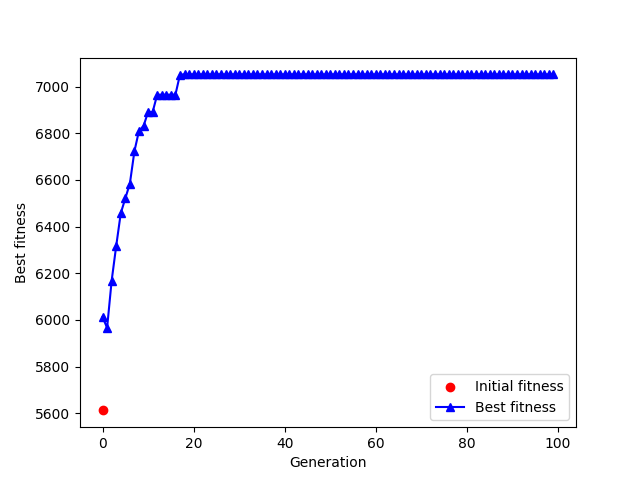

This figure's Python source:
# Born: 2023-11-20
# Update: 2023-11-25
# Dylan
# Genetic algorithm for backpack problem

import random
import numpy as np
import matplotlib.pyplot as plt

random.seed(2023)

# Parameters
n = 70  # Number of items
w_max = 100  # Weight capacity of backpack
m = 100  # Number of chromosomes or solutions
p = 0.5  # Probability of mutation
t_max = 100  # Number of generations

# Generate random items
items = np.zeros((n, 2))
for i in range(n):
    items[i, 0] = random.randint(1, 5)  # Weight
    items[i, 1] = random.randint(100, 200)  # Value

# print(items)

# Generate random chromosomes
chromosomes = np.zeros((m, n))
for i in range(m):
    chromosomes[i, :] = np.random.randint(2, size=n)

# Calculate fitness and weight of chromosomes
weight = np.zeros(m)
fitness = np.zeros(m)
for i in range(m):
    weight[i] = np.dot(chromosomes[i, :], items[:, 0])
    fitness[i] = np.dot(chromosomes[i, :], items[:, 1])
    # judge if weight is over w_max
    if weight[i] > w_max:
        fitness[i] = 0
# Sort chromosomes by fitness
idx = np.argsort(fitness)  # Get indices of sorted chromosomes
chromosomes_sort = chromosomes[idx, :]  # Sort chromosomes
init_fitness_sort = fitness[idx]  # Sort fitness
weight_sort = weight[idx]  # Sort weight

print('Initial fitness:\n', init_fitness_sort)

list_best_chromosom_fitness = np.empty(t_max)
# start with an initial time t = 0
for t in range(t_max):
    print("Generation: ", t + 1)
    # generate a new population with the same size as the initial population
    chromosomes_new = np.zeros((m, n))  # m chromosomes with n genes in each chromosome

    # Crossover
    for i in range(m):
        # Select a sub-population for offspring production
        # Select the best 20 chromosomes
        size_best = 20
        chromosomes_best = chromosomes_sort[-size_best:, :]
        # repeat the crossover to get the new population using the best 20 chromosomes
        for j in range(size_best):
            # randomly select two chromosomes from the best 20 chromosomes
            idx_parent1 = random.randint(0, size_best - 1)
            # select another parent chromosome except the first
            best_list = list(range(size_best))
            best_list.remove(idx_parent1)
            idx_parent2 = random.choice(best_list)
            # randomly select a crossover point
            crossover_point = random.randint(0, n - 1)
            # crossover
            chromosomes_new[i, :crossover_point] = chromosomes_best[idx_parent1, :crossover_point]
            chromosomes_new[i, crossover_point:] = chromosomes_best[idx_parent2, crossover_point:]

    # Mutation
    # randomly select a chromosome
    for i in range(m):
        # randomly select a gene
        d = random.randint(0, n - 1)
        # mutation
        if random.random() < p:
            chromosomes_new[i, d] = 1 - chromosomes_new[i, d]
    # Update chromosomes
    chromosomes = chromosomes_new

    # Calculate and sort fitness of chromosomes in the new population
    weight = np.zeros(m)
    fitness = np.zeros(m)
    for i in range(m):
        weight[i] = np.dot(chromosomes[i, :], items[:, 0])
        fitness[i] = np.dot(chromosomes[i, :], items[:, 1])
        # judge if weight is over w_max
        if weight[i] > w_max:
            fitness[i] = 0
    # Sort chromosomes by fitness
    idx = np.argsort(fitness)  # Get indices of sorted chromosomes
    chromosomes_sort = chromosomes[idx, :]  # Sort chromosomes
    fitness_sort = fitness[idx]  # Sort fitness
    weight_sort = weight[idx]  # Sort weight

    list_best_chromosom_fitness[t] = fitness_sort[-1]

    print("Best fitness: ", fitness_sort[-1])

# Plot best fitness
plt.figure()
plt.scatter(0, init_fitness_sort[-1], c='r', marker='o')
plt.plot(list_best_chromosom_fitness, c='b', marker='^')
plt.xlabel("Generation")
plt.ylabel("Best fitness")
plt.legend(["Initial fitness", "Best fitness"])
plt.savefig("GA for backpack problem.png")
plt.show()


